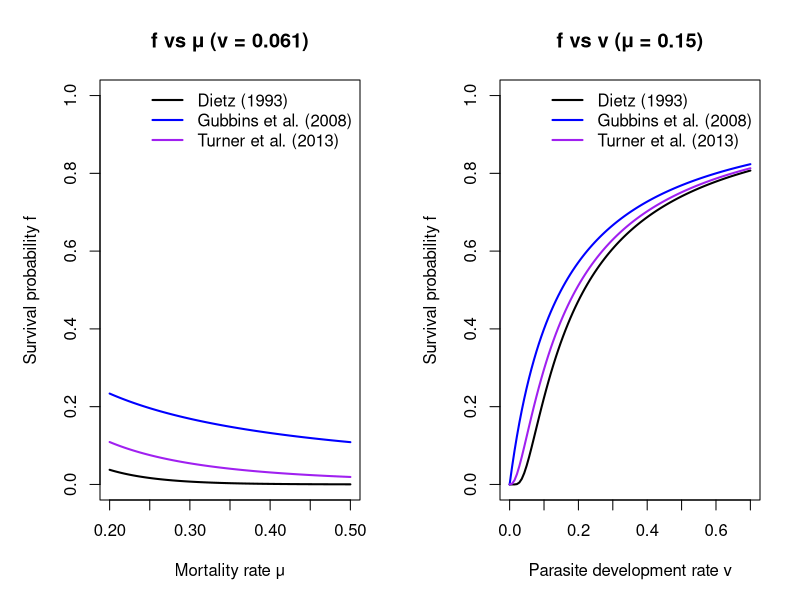

Source code (R): (Note: this script raises an error after producing the figure.)
## ---- chunk 1
#| echo: true

# Three formulas for survival probability
f_dietz <- function(mu, nu) exp(-mu/nu)
f_gubbins <- function(mu, nu) nu / (nu + mu)
f_turner <- function(mu, nu) (3*nu / (3*nu + mu))^3
## ---- chunk 2
#| echo: true
#| fig-cap: "Figure 3: Latent period survival probability f as a function of mortality rate μ (left) and parasite development rate ν (right)"
#| fig-width: 12
#| fig-height: 5

par(mfrow = c(1, 2), mar = c(5, 5, 4, 2))

# Left: mortality vs survival (ν fixed at 0.061)
mu_range <- seq(0.2, 0.5, length.out = 100)
nu_fixed <- 0.061

plot(mu_range, f_dietz(mu_range, nu_fixed), type = "l", col = "black", lwd = 2,
     xlab = "Mortality rate μ", ylab = "Survival probability f",
     main = "f vs μ (ν = 0.061)", ylim = c(0, 1))
lines(mu_range, f_gubbins(mu_range, nu_fixed), col = "blue", lwd = 2)
lines(mu_range, f_turner(mu_range, nu_fixed), col = "purple", lwd = 2)
legend("topright", legend = c("Dietz (1993)", "Gubbins et al. (2008)", "Turner et al. (2013)"),
       col = c("black", "blue", "purple"), lwd = 2, bty = "n")

# Right: parasite development vs survival (μ fixed at 0.15)
nu_range <- seq(0, 0.7, length.out = 100)
mu_fixed <- 0.15

plot(nu_range, f_dietz(mu_fixed, nu_range), type = "l", col = "black", lwd = 2,
     xlab = "Parasite development rate ν", ylab = "Survival probability f",
     main = "f vs ν (μ = 0.15)", ylim = c(0, 1))
lines(nu_range, f_gubbins(mu_fixed, nu_range), col = "blue", lwd = 2)
lines(nu_range, f_turner(mu_fixed, nu_range), col = "purple", lwd = 2)
legend("topright", legend = c("Dietz (1993)", "Gubbins et al. (2008)", "Turner et al. (2013)"),
       col = c("black", "blue", "purple"), lwd = 2, bty = "n")
## ---- chunk 3
#| echo: false
#| fig-cap: "Fitted thermal performance curves for all traits in C. sonorensis"

knitr::include_graphics("projects/btv-refit/outputs/trait_comparison.png")
## ---- chunk 4
#| echo: false
#| fig-cap: "Relative width of 95% credible intervals for traits and derived quantities"

knitr::include_graphics("projects/btv-refit/outputs/supplement_fig_a2/supplement_fig_a2_robust.png")
